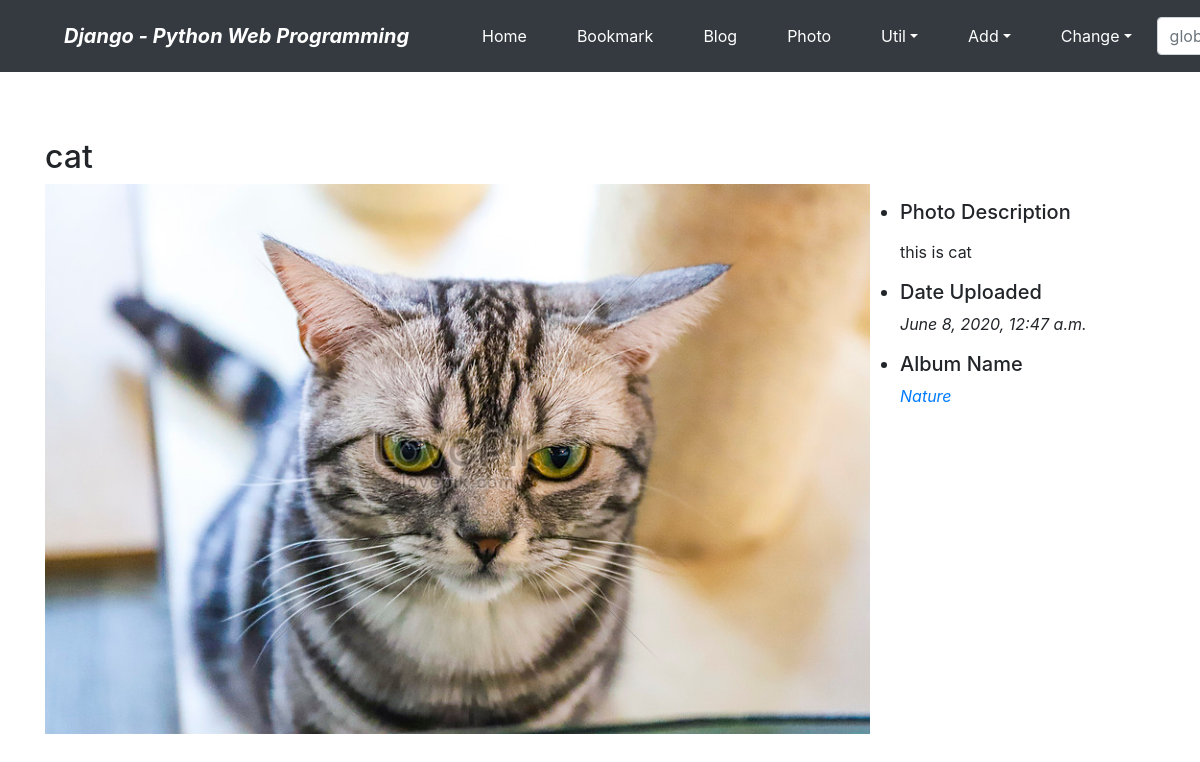
The page /photo/photo/8/ on the database its author committed.
### photo/models.py (models this page shows, shortened)
class Photo(models.Model):
    album = models.ForeignKey(Album, on_delete=models.CASCADE)
    title = models.CharField('TITLE', max_length=30)
    description = models.TextField('Photo Description', blank=True)
    image = ThumbnailImageField('IMAGE', upload_to='photo/%Y/%m')
    upload_dt = models.DateTimeField('UPLOAD DATE', auto_now_add=True)
    owner = models.ForeignKey('auth.User', on_delete=models.CASCADE, verbose_name='OWNER', blank=True, null=True)
    class Meta:
        ordering = ('title',)

class Album(models.Model):
    name = models.CharField('NAME', max_length=30)
    description = models.CharField('One Line Description', max_length=100, blank=True)
    owner = models.ForeignKey('auth.User', on_delete=models.CASCADE, verbose_name='OWNER', blank=True, null=True)
    class Meta:
        ordering = ('name',)

### photo/views.py (the view)
# urls.py: path('photo/<int:pk>/', views.PhotoDV.as_view(), name='photo_detail'),
class PhotoDV(DetailView):
    model = Photo

### photo/templates/photo/photo_detail.html (shortened to what this page needs)
{% extends "base.html" %}
{% block content%}
<h2 class="mt-5">{{ object.title }}</h2>
<div class="row">
    <div class="col-md-9">
        <a href="{{ object.image.url }}">
            <img src="{{ object.image.url }}" style="width: 100%;">
        </a>
    </div>
    <ul class="col-md-3 mt-3">
        <li class="h5">Photo Description</li>
            {% if object.description %}<p>{{ object.description|linebreaks }}</p>
        {% else %}<p>(blank)</p>{% endif %}
        <li class="h5">Date Uploaded</li>
            <p class="font-italic">{{ object.upload_dt }}</p>
        <li class="h5">Album Name</li>
            <p class="font-italic">
                <a href="{% url 'photo:album_detail' object.album.id %}">{{ object.album.name }}</a>
            </p>
    </ul>
</div>
{% endblock %}

### rows shown on the page
Photo: title "cat", image (picture), description "this is cat", upload_dt "June 8, 2020, 12:47 a.m.", album.name "Nature"
